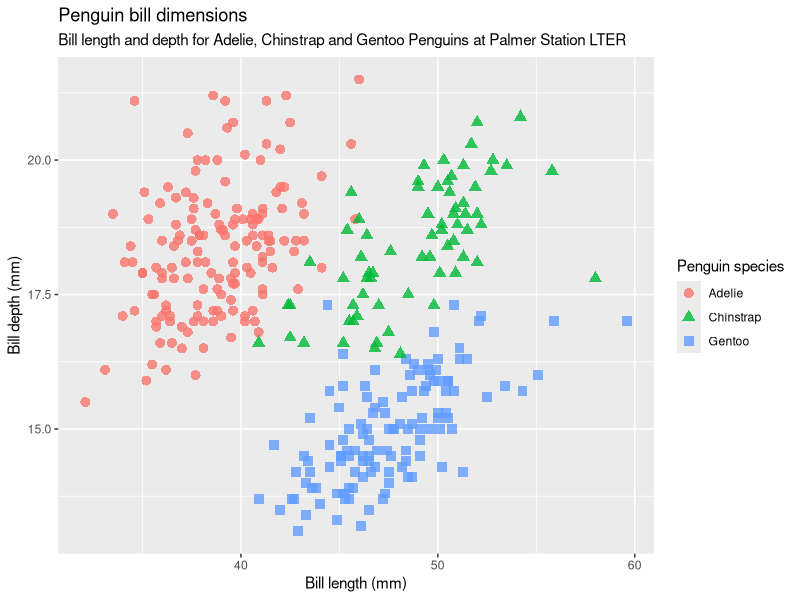

Reproduce this figure in R.
## ---- chunk 1
library(palmerpenguins)

#' ## Exploring the data
#' See @fig-bill-sizes for an exploration of bill sizes by species.

#| label: fig-bill-sizes
#| fig-cap: Bill Sizes by Species
#| warning: false
library(ggplot2)
ggplot(data = penguins,
       aes(x = bill_length_mm,
           y = bill_depth_mm,
           group = species)) +
  geom_point(aes(color = species,
                 shape = species),
             size = 3,
             alpha = 0.8) +
  labs(title = "Penguin bill dimensions",
       subtitle = "Bill length and depth for Adelie, Chinstrap and Gentoo Penguins at Palmer Station LTER",
       x = "Bill length (mm)",
       y = "Bill depth (mm)",
       color = "Penguin species",
       shape = "Penguin species")
